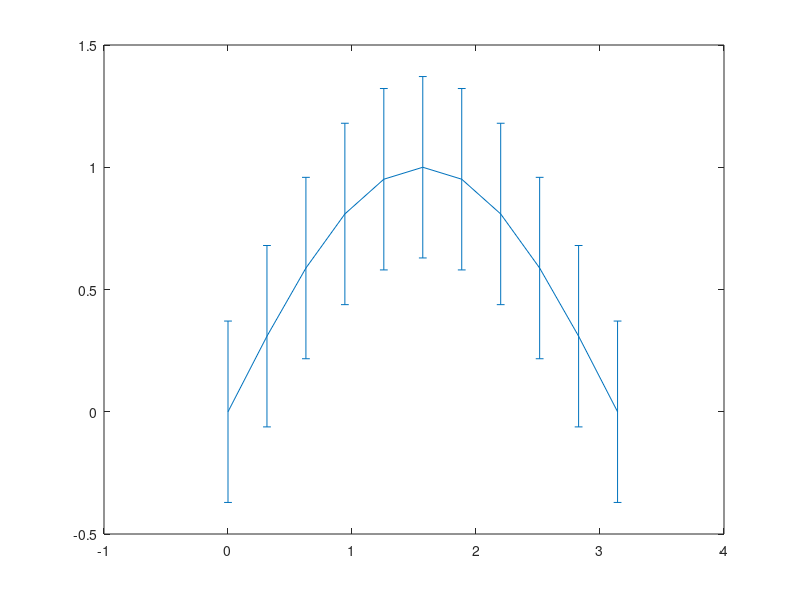

Write MATLAB code to recreate this figure. (Note: this script raises an error after producing the figure.)

x = 0:pi/10:pi;
y = sin(x);
e = std(y)*ones(size(x));

fig = figure; 
errorbar(x,y,e)

% PLOTLY 
p = plotlyfigure(gcf);
plotly(p,false);
plotly_url = p.Response.url; 

